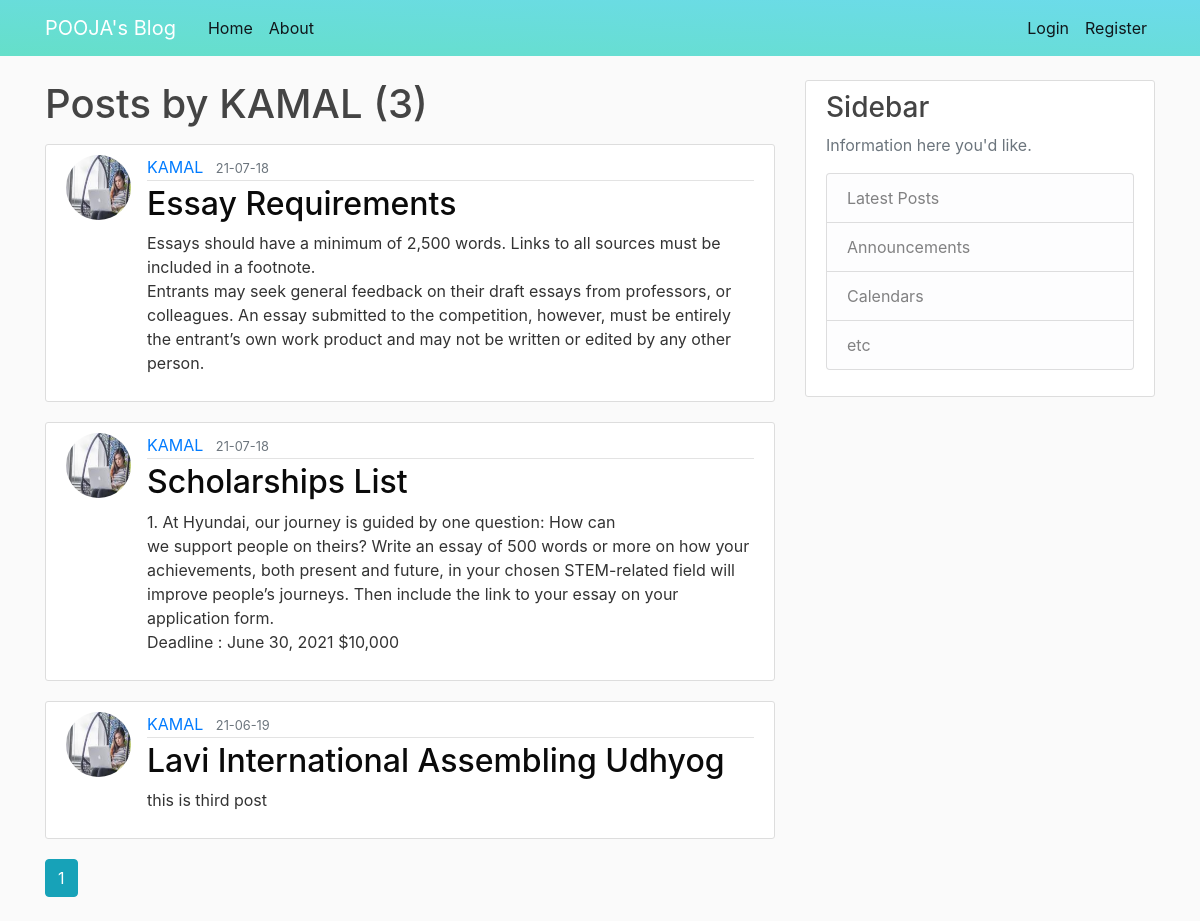
The page /user/KAMAL on the database its author committed.
### flaskblog/models.py (models this page shows, shortened)
class User(db.Model, UserMixin):
    id = db.Column(db.Integer, primary_key=True)
    username = db.Column(db.String(20), unique=True, nullable=False)
    email = db.Column(db.String(120), unique=True, nullable=False)
    image_file = db.Column(db.String(20), nullable=False, default='default.jpg')
    password = db.Column(db.String(60), nullable=False)
    posts = db.relationship('Post', backref='author', lazy=True)

class Post(db.Model):
    id = db.Column(db.Integer, primary_key=True)
    title = db.Column(db.String(100), nullable=False)
    date_posted = db.Column(db.DateTime, nullable=False, default=datetime.utcnow)
    content = db.Column(db.Text, nullable=False)
    user_id = db.Column(db.Integer, db.ForeignKey('user.id'), nullable=False)

### flaskblog/routes.py (the view)
@app.route("/user/<string:username>")
def user_posts(username):
    page = request.args.get('page', 1, type=int)
    user = User.query.filter_by(username=username).first_or_404()
    posts = Post.query.filter_by(author=user)\
        .order_by(Post.date_posted.desc())\
        .paginate(page=page, per_page=5)
    return render_template('user_posts.html', posts=posts, user=user)

### flaskblog/templates/user_posts.html
{% extends "layout.html" %}
{% block content %}
    <h1 class="mb-3">Posts by {{ user.username }} ({{ posts.total }})</h1>
    {% for post in posts.items %}
        <article class="media content-section">
            <img class="rounded-circle article-img" src="{{ url_for('static', filename='images/' + post.author.image_file) }}">
            <div class="media-body">
                <div class="article-metadata">
                <a class="mr-2" href="{{url_for('user_posts', username = post.author.username) }}">{{ post.author.username }}</a>
                <small class="text-muted">{{ post.date_posted.strftime('%y-%m-%d') }}</small>
                </div>
                <h2><a class="article-title" href="{{ url_for('post', post_id=post.id) }}">{{ post.title }}</a></h2>
                <p class="article-content">{{ post.content }}</p>
            </div>
        </article>
    {% endfor %}
    {% for page_num in posts.iter_pages(left_edge=1, right_edge=1, left_current=1, right_current=2) %}
        {% if page_num %}
            {% if posts.page == page_num %}
            <a class="btn btn-info mb-4" href="{{ url_for('user_posts', username=user.username, page=page_num) }}">{{ page_num }}</a>
            {% else %}
            <a class="btn btn-outline-info mb-4" href="{{ url_for('user_posts', username=user.username, page=page_num) }}">{{ page_num }}</a>
            {% endif %}
        {% else %}
            ...
        {% endif %}
    {% endfor %}
{% endblock content %}

### flaskblog/static/main.css (style rules this page uses)
body { background: #fafafa; color: #333333; margin-top: 5rem; }
h1, h2, h3, h4, h5, h6 { color: #444444; }
.content-section { background: #ffffff; padding: 10px 20px; border: 1px solid #dddddd; border-radius: 3px; margin-bottom: 20px; }
.article-title { color: #0a0a0a; }
.article-content { white-space: pre-line; }
.article-img { height: 65px; width: 65px; margin-right: 16px; }
.article-metadata { padding-bottom: 1px; margin-bottom: 4px; border-bottom: 1px solid #e3e3e3 }

### rows shown on the page
User: username "KAMAL"
Post: image_file (picture), author.username "KAMAL", date_posted "21-07-18", title "Essay Requirements", content "Essays should have a minimum of 2,500 words. Links to all sources must be included in a footnote. Entrants may seek general feedback on their draft essays from professors, or colleagues. An essay submitted to the competition, however, must be entirely the entrant’s own work product and may not be written or edited by any other person."
Post: image_file (picture), author.username "KAMAL", date_posted "21-07-18", title "Scholarships List", content "1. At Hyundai, our journey is guided by one question: How can we support people on theirs? Write an essay of 500 words or more on how your achievements, both present and future, in your chosen STEM-related field will improve people’s journeys. Then include the link to your essay on your application form. Deadline : June 30, 2021 $10,000"
Post: image_file (picture), author.username "KAMAL", date_posted "21-06-19", title "Lavi International Assembling Udhyog", content "this is third post"

### other values the page prints
{{ posts.total }} "3"
{{ page_num }} "1"
